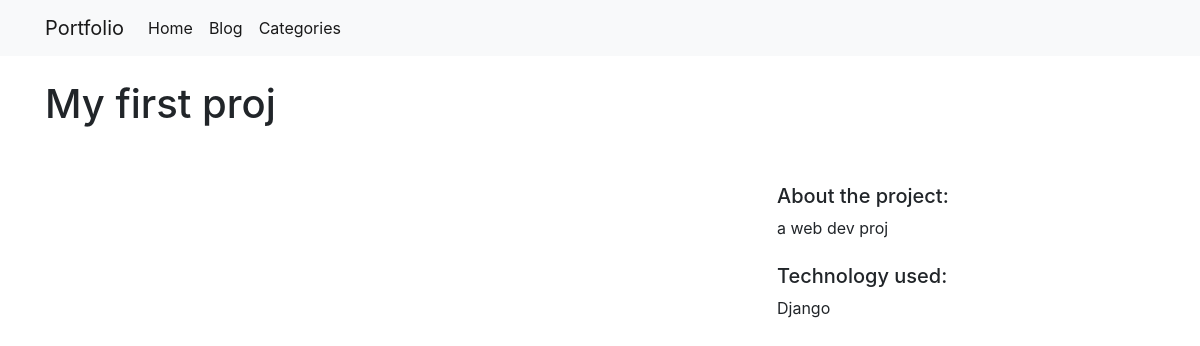
/projects/1/, run on the app's committed database.
### projects/models.py (models this page shows)
class Project(models.Model):
    title = models.CharField(max_length=100)
    description = models.TextField()
    technology = models.CharField(max_length=20)
    image = models.FilePathField(path="/img")

### projects/views.py (the view)
# urls.py: path("<int:pk>/", views.project_detail, name="project_detail"),
def project_detail(request, pk):
    project = Project.objects.get(pk=pk)
    context = {
        'project': project
    }
    return render(request, 'project_detail.html', context)

### projects/templates/project_detail.html (shortened to what this page needs)
<!DOCTYPE html>
<html lang="en">
<head>
</head>
<body>
{% extends "base.html" %}
    {% load static %}
    {% block page_content %}
    <h1 class="mt-4"> {{ project.title }}</h1>
    <div class="row container p-4">
        <div class="col-md-8">
        </div>
        <div class="col-md-4 ">
            <h5 class="mt-4">About the project:</h5>
            <p>{{ project.description }}</p>
            <h5 class="mt-4">Technology used:</h5>
            <p>{{ project.technology }}</p>
        </div>
    </div>
    {% endblock %}

### data on the page
Project: title "My first proj", description "a web dev proj", technology "Django"
